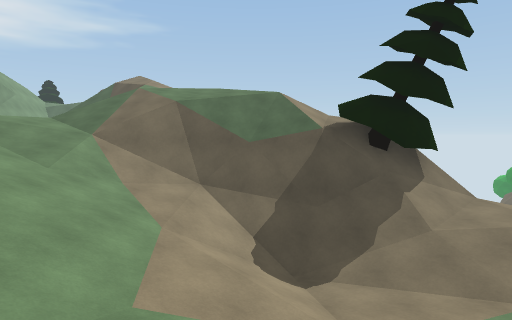
[1] (above)

16 first-person views from a walk through a scene from a Unity 3-D project. The camera is 1.5 m above the floor, tilts 4° down and sees 75° across. The floor is counted in squares, 1.8 m on a side. Each view is taken from the middle of a square. On the plan, view 1 faces up. The plan holds only what a view shows up to about 11 squares ahead; the rest is blank. The place goes on beyond the plan. The player character is not drawn. Surface patterns are stand-ins for the level's own textures.

[2]
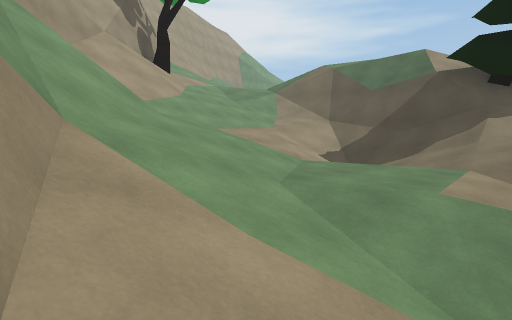

[3]
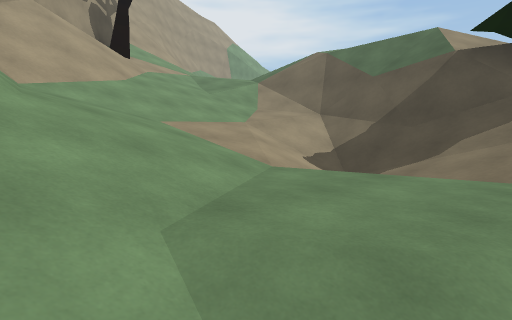

[4]
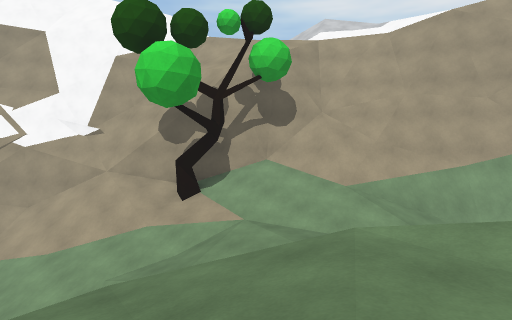

[5]
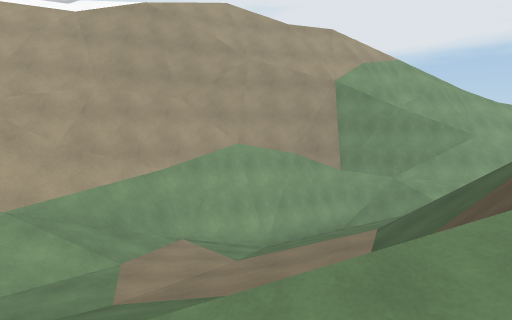

[6]
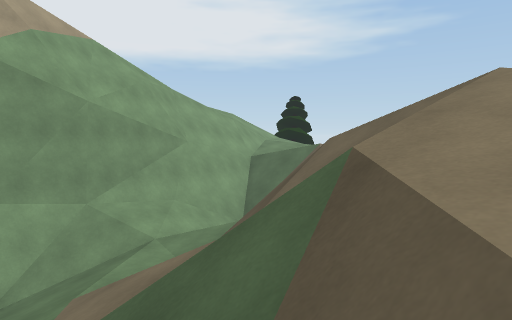

[7]
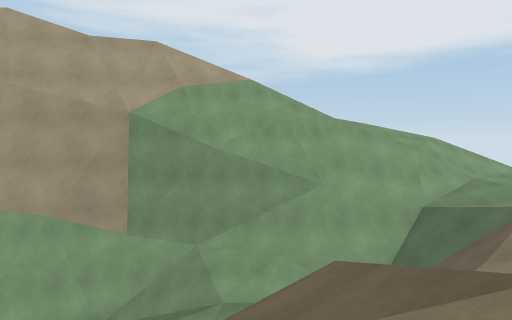

[8]
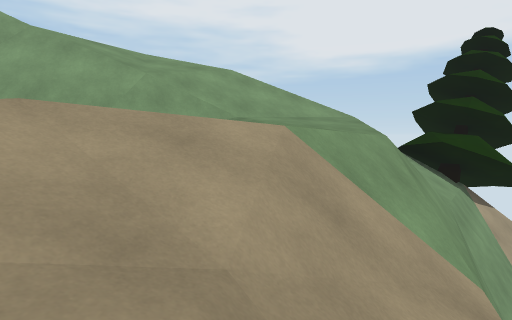

[9]
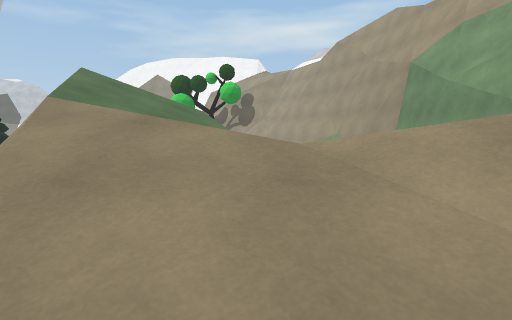

[10]
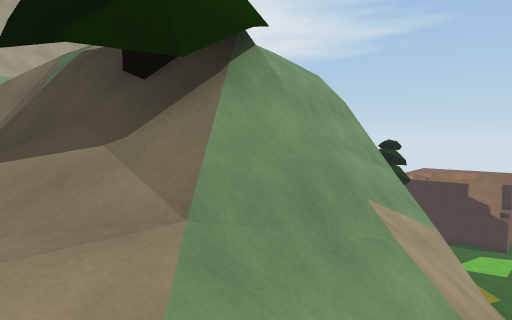

[11]
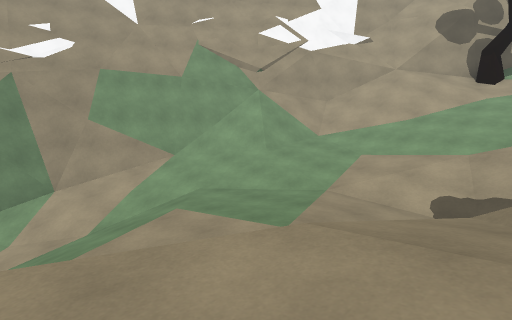

[12]
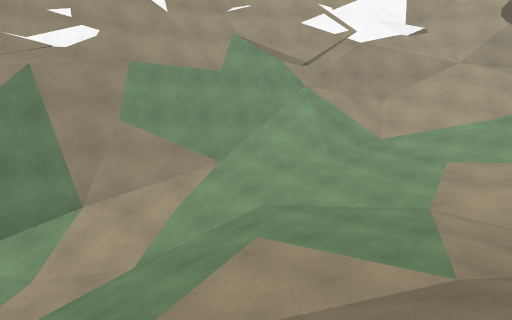

[13]
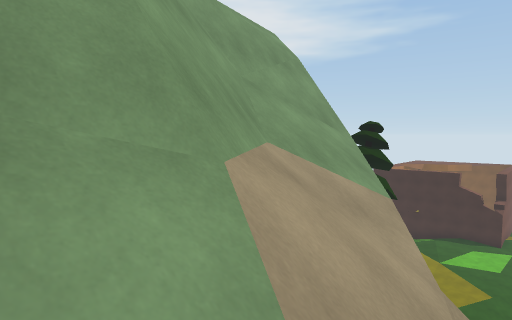

[14]
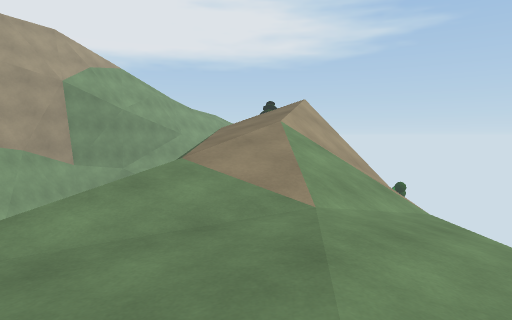

[15]
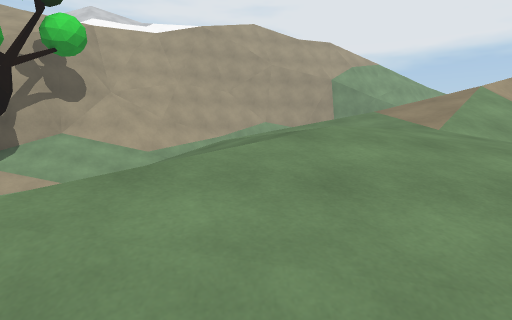

[16]
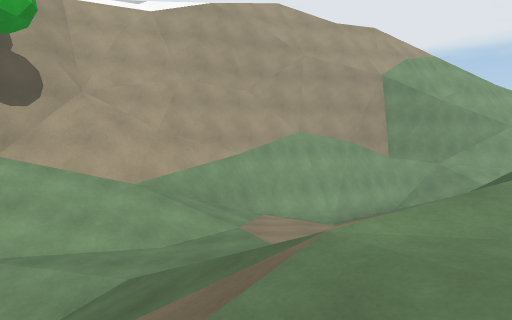

### Floor plan
Key: @ floor where view 1 was taken; # wall or solid block; . main floor; : floor 1.5 m higher than the main floor; - floor 1.75 m lower than the main floor; + floor 3.25 m higher than the main floor; _ floor 3.25 m lower than the main floor; < floor 4.75 m lower than the main floor; * floor 6.25 m higher than the main floor; ( floor 6.5 m lower than the main floor; ! floor 8 m lower than the main floor; / step, stairs or slope; = window, fence, low wall or low ledge; v drop or lower ground; T pine tree; R tree.
Columns run from 20 left of view 1 to 7 right of it. Each row starts with its distance up from view 1.
 30 T///v
 29     /v
 28   ////v/v
 27   //++///
 26   //+++////
 25   //=+++//::
 24   //==+///++v
 23   /////////+v
 22   *///#/    /v
 21    /=/#/   //v
 20    //##/   ///vv
 19    //v#//////////
 18    /=##/..// ////v
 17    /v##//.// //////
 16     vv#////////+//./
 15     vv##//////////:. /v##
 14     /v ##///// //:::.//#/
 13     /vv #-///// /:::.//#//v
 12     /vv #/--.// /:/:.//#=//
 11      vv ##--..////...//v##/
 10       vv #///.////.////TT#/
  9       /vv##//..//##v///T##//
  8       /vv ##//.-/=######T//
  7       /vvv##/////////////<</
  6       //vv##//////_/////<<<<
  5         //v##R///////((////<
  4            /##/////<//((//
  3              ##///////((((
  2               #///////(((//
  1               ##///////////
  0                ###//@/////!
 -1                  ##////////
 -2                   #######//
 -3                         ###
 -4
 -5                       vv

Positions as (right, up) in squares from view 1, and headings:
1: (0, 0), facing up
2: (5, -2), facing up-left
3: (4, 0), facing up-left
4: (-1, 13), facing down-left
5: (-3, 13), facing left
6: (-6, 15), facing up-left
7: (-6, 19), facing left
8: (-10, 26), facing left
9: (-10, 26), facing down
10: (7, 7), facing up-left
11: (7, 7), facing down-left
12: (7, 5), facing down-left
13: (7, 9), facing up-left
14: (-1, 12), facing up-left
15: (2, 12), facing left
16: (-2, 11), facing left
